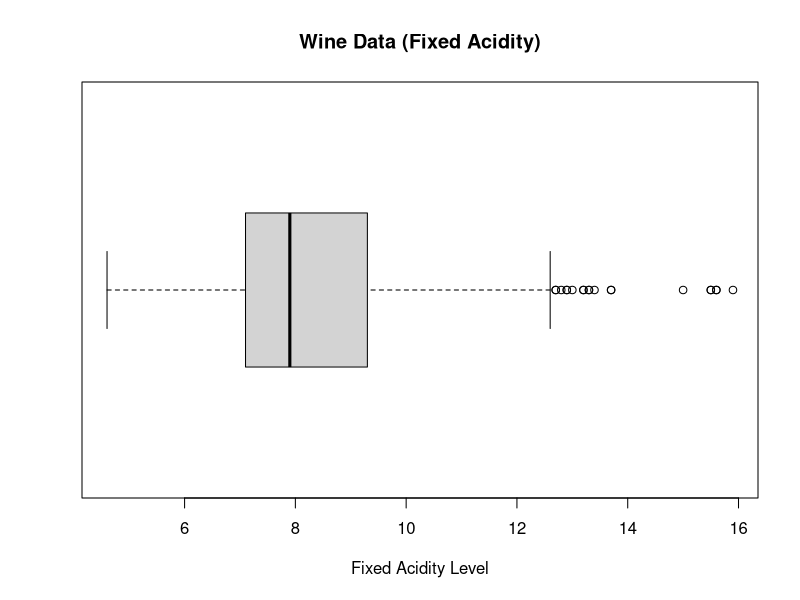
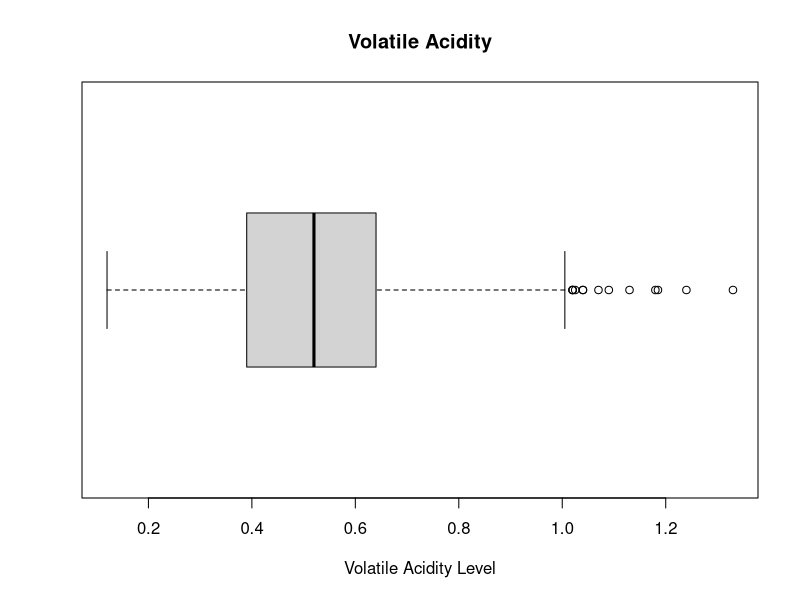
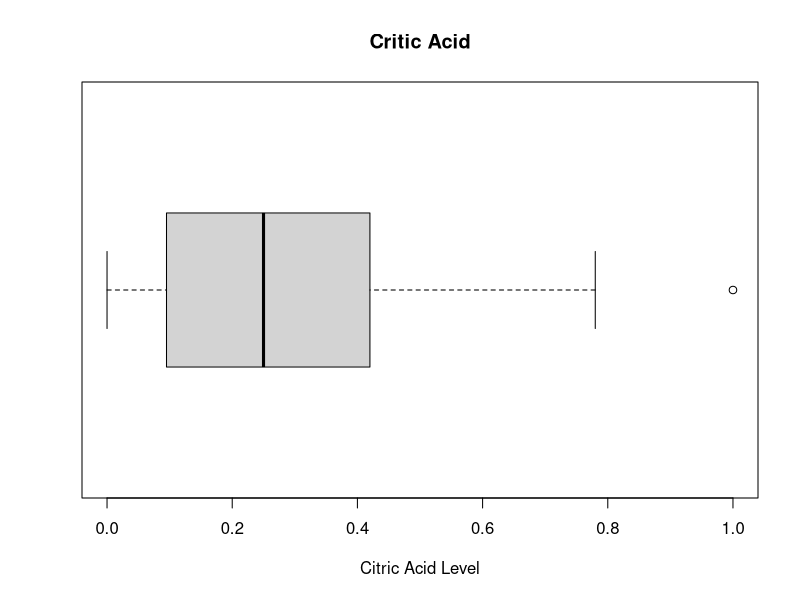
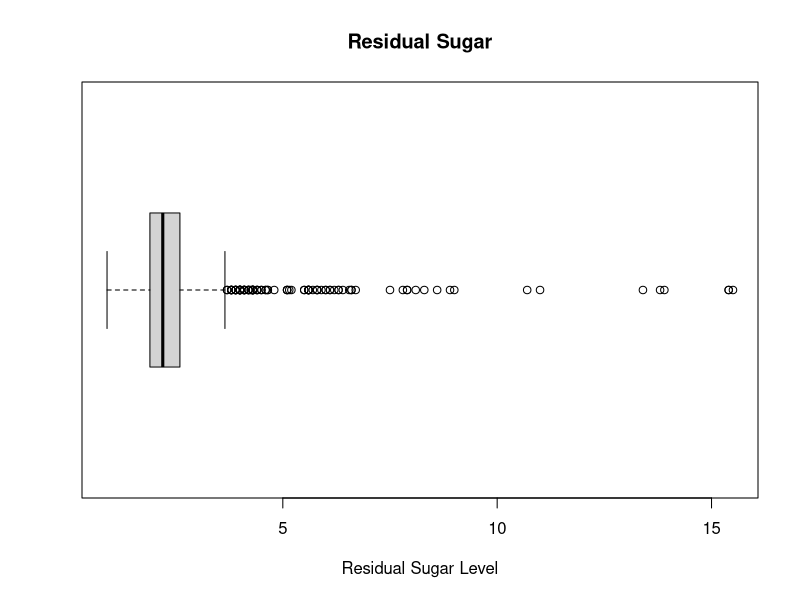
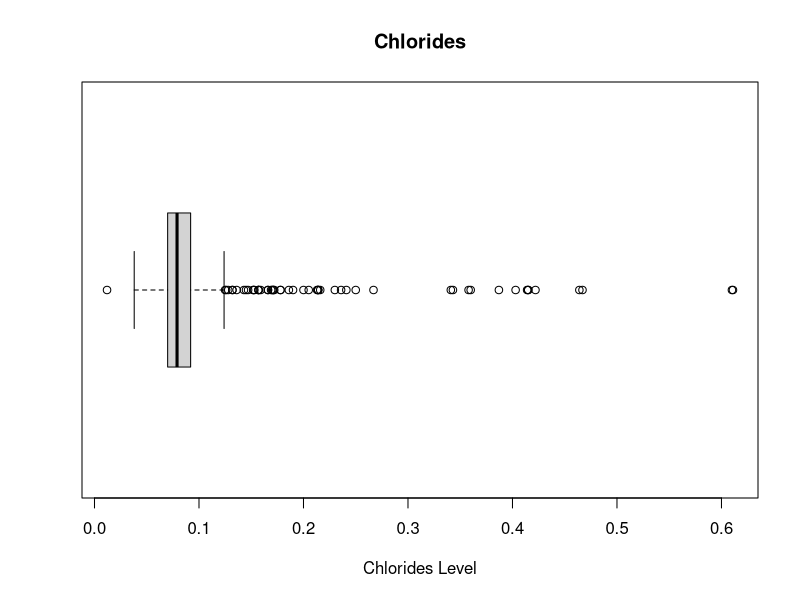
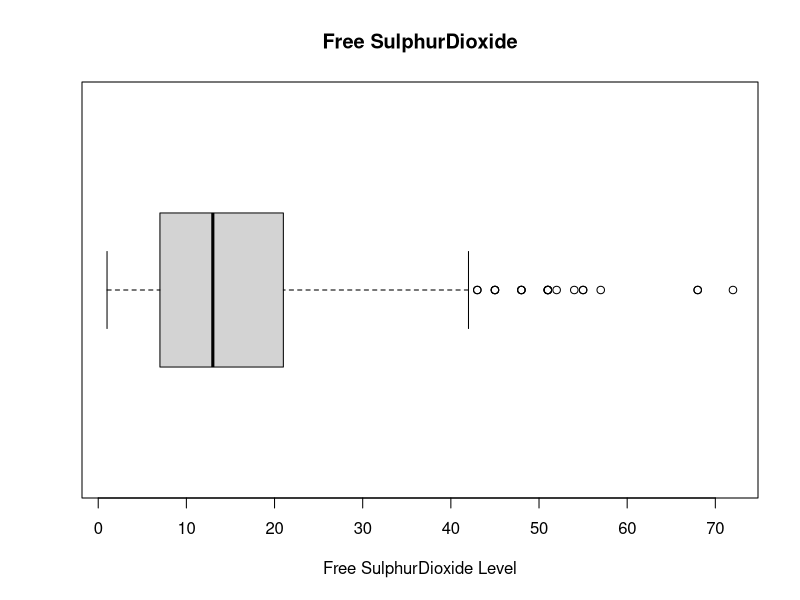
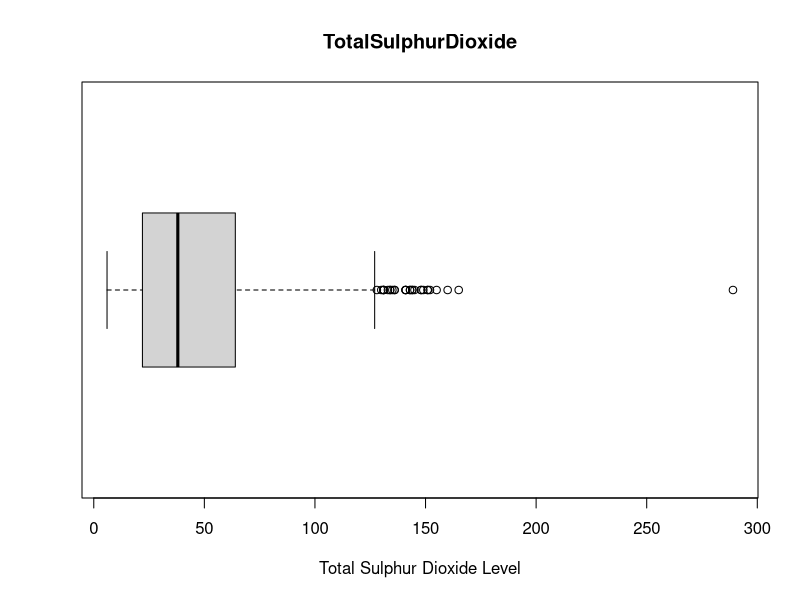
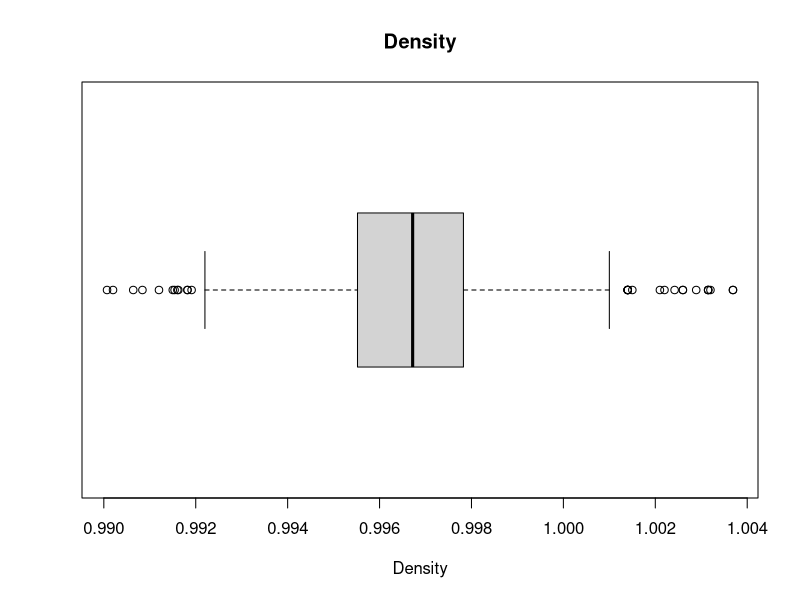

These figures' R source, in order:
###################
# Assignment 1 Q1 #
###################

# Load Data of Wine 
wine_data <- read.csv('assign1_WineData.csv')

##################################
# EDA (Exploratory Data Analysis)#
##################################

# Dimension of the data
dim(wine_data) # 1000 rows and 12 columns 

# Names of columns of the data
names(wine_data) 
# 'FixedAcidity' (4.6 - 15.9) - In fact, acids impart the sourness or tartness that is a fundamental feature in wine taste. 
# 'VolatileAcidity' (0.12 - 1.33) - Basically the process of wine turning into vinegar. 
# 'CitricAcid' (0.0 - 1.0)- Citric acid is found only in very minute quantities in wine grapes. 
# 'ResidualSugar' (0.9-15.5) - Refers to any natural grape sugars that are leftover after fermentation ceases 
# 'Chlorides'(0.012 - 0.611) - Cholorides Level 
# 'FreeSulphurDioxide' (1.00 - 72.00):  
#  A good winemaker will try to get the highest proportion of free sulphur 
#  to bound that he can. At best this will be about half the amount bound.
# 'TotalSulphurDioxide' (6.00 - 289.00) - 
# 'Density' (0.9901 - 1.0037) - 
# 'pH' (2.74 - 4.01) - pH Level of wine usually from 2.6 - 5.0 
# 'Sulphates' (0.37 - 2.00) - Sulphates Level
# 'Alcohol' (8.4- 14.9) - Alcohol Level 
# 'Quality' (3.00 - 8.00) (Target) 

# Structure of data 
str(wine_data) 

# Summary of Data
summary(wine_data)

# Head of Data (6)
head(wine_data)

# Tail of Data (6)
tail(wine_data)

#########################
# Data Visualization    #
#########################

help(boxplot)

# Boxplot - Fixed Acidity 
boxplot(wine_data$FixedAcidity, horizontal = T, 
        main="Wine Data (Fixed Acidity)", 
        xlab="Fixed Acidity Level")

# Boxplot - Volatile Acidity 
boxplot(wine_data$VolatileAcidity, horizontal = T, 
        main="Volatile Acidity", 
        xlab='Volatile Acidity Level')

# Boxplot - Citric Acid
boxplot(wine_data$CitricAcid, horizontal = T, 
        main="Critic Acid", 
        xlab='Citric Acid Level')

# Boxplot - Residual Sugar 
boxplot(wine_data$ResidualSugar, horizontal = T, main="Residual Sugar", 
        xlab='Residual Sugar Level')

# Boxplot - Chlorides 
boxplot(wine_data$Chlorides, horizontal = T, main="Chlorides", 
        xlab='Chlorides Level')

# Boxplot - FreeSulphurDioxide 
boxplot(wine_data$FreeSulphurDioxide, horizontal = T, main="Free SulphurDioxide", 
        xlab='Free SulphurDioxide Level')

# Boxplot - Total Sulphur Dioxide 
boxplot(wine_data$TotalSulphurDioxide, horizontal = T, main="TotalSulphurDioxide", 
        xlab='Total Sulphur Dioxide Level')

# Boxplot - Density
boxplot(wine_data$Density, horizontal = T, main='Density',
        xlab='Density')

# Boxplot - pH
boxplot(wine_data$pH, horizontal = T, main="Wine Data (PH)", 
        xlab="pH Level")

### Plotting Linear Regression Model For Each Columns
par(mfrow = c(4,3))
for (i in c(1:11)) {
  plot(wine_data[, i], jitter(wine_data[, "Quality"]), xlab = names(wine_data)[i],
       ylab = "Quality", col = "blue", cex = 0.8, cex.lab = 1.3)
  abline(lm(wine_data[, "Quality"] ~ wine_data[ ,i]), lty = 2, lwd = 2)
}
par(mfrow = c(1, 1))

##############################################################
# Learning as of the Linear Regression Model for each chart: 
# As VolatileAcidity Level increase, the quality is expected to decrease
# As Chlorides Level increases, the quality is expected to decrease
# As CitricAcid Level increases, the quality is expected to increase
# As Fixed Acidity Level increases, the quality is expected to slightly increase
# As Density Level increases, the quality is expected to drop slightly 
# Residual Sugar, FreeSulphurDioxide, pH is not a big factor in part to increase quality 
# As TotalSulphurDioxide increases, the quality is expected to drop
# As the Sulphates Level increases, the quality is expected to increase
# As the Alcohol Level increases, the quality is expected to increase 
##############################################################


##########################
# Correlation            #
##########################
library(corrplot)
cor_wine_data <- cor(wine_data)
corrplot.mixed(cor_wine_data)

##############################################################
# Learning: 
# Fixed Acidity has a weak relationship with Quality
# Residual Sugar has a weak relationship with Quality
# FreeSulphurDioxide has a weak relationship with Quality
# Chlorides has a weak relationship with quality
# pH has a weak relationship with quality 
##############################################################

##########################
# Linear Model           #
##########################

lmfit <- lm(Quality ~ ., data=wine_data)
# Summary of the linear model
summary(lmfit)

# Residual Standard Error: 0.6584 on 988 degrees of freedom
# Multiple R-squared:  0.348 && Adjusted R-squared:  0.3407 

#Lowest Significance and Probability Variable
# FixedAcidity 

# Remove Fixed Acidity
lmfit2 <- update(lmfit, ~. - FixedAcidity, data=wine_data)
summary(lmfit2)

# Residual standard error: 0.6581 on 989 degrees of freedom
# Multiple R-squared:  0.3479,	Adjusted R-squared:  0.3413 

#Lowest Significance and Probability Variable
# CriticAcid

# Remove Critic Acid
lmfit3 <- update(lmfit2, ~. - CitricAcid, data=wine_data)
summary(lmfit3)

# Residual standard error: 0.6578 on 990 degrees of freedom
# Multiple R-squared:  0.3479,	Adjusted R-squared:  0.3419 

# Lowest Significance and Probability Variable
# ResidualSugar 

lmfit4 <- update(lmfit3, ~. - ResidualSugar, data=wine_data)
summary(lmfit4)

# Residual standard error: 0.6578 on 991 degrees of freedom
# Multiple R-squared:  0.3472,	Adjusted R-squared:  0.342 

# Lowest Significance and Probability Variable
# Density

lmfit5 <- update(lmfit4, ~. - Density, data=wine_data)
summary(lmfit5)

# Residual standard error: 0.6576 on 992 degrees of freedom
# Multiple R-squared:  0.3469,	Adjusted R-squared:  0.3423

# Lowest Significance and Probability Variable
# FreeSulphurDioxide 

lmfit6 <- update(lmfit5, ~. - FreeSulphurDioxide, data=wine_data)
summary(lmfit6)

# Residual standard error: 0.6586 on 993 degrees of freedom
# Multiple R-squared:  0.3443,	Adjusted R-squared:  0.3403  

# Realize that the Adjusted R square dropped! This mean that we have pretty
# much removed all the values that are really insignificant. 

# Thus we will use lmfit5 

plot(lmfit5)

# Which plot is the most non linear? 
lmfit7 <- update(lmfit5, ~. + I(Sulphates^2), data=wine_data)
summary(lmfit7)

# Residual standard error: 0.6467 on 991 degrees of freedom
# Multiple R-squared:  0.3691,	Adjusted R-squared:  0.364 

lmfit8 <- update(lmfit7, ~. - FreeSulphurDioxide, data=wine_data)
summary(lmfit8)

# Residual standard error: 0.6472 on 992 degrees of freedom
# Multiple R-squared:  0.3675,	Adjusted R-squared:  0.363

lmfit9 <- update(lmfit8, ~. + I(pH^2), data=wine_data)
summary(lmfit9)

# However, not all the values are significant now! 

cd <- cooks.distance(lmfit9)
wine_data.clean <- wine_data[abs(cd) < 4/nrow(wine_data),]
nrow(wine_data.clean)

lmfit10 <- lm(formula(lmfit9), data=wine_data.clean)
summary(lmfit10)

# Residual standard error: 0.5629 on 939 degrees of freedom
# Multiple R-squared:  0.4386,	Adjusted R-squared:  0.4326

###################
# Assignment 1 Q2 #
###################

# Load Data of Cars 
car_data <- read.csv('assign1_CarData.csv')

##################################
# EDA (Exploratory Data Analysis)#
##################################

# Dimensions
dim(car_data) # 300 rows and 6 columns

# Names
names(car_data)

# Structure of the Data
str(car_data)

# Head of the Data
head(car_data)

# Tail of the data 
tail(car_data)

# Summary of the data 
summary(car_data)

# Learnings

########################################################
# Cyclinders - Minimum: 3, Max: 8, Mean: 5.573
# Displacement - Minimum: 107, Max: 455, Mean: 200.8
# HorsePower - Minimum: 46, Max: 230, Mean: 106.3
# Weight - Minimum: 1649, Max: 5140, Mean: 3035
# Acceleration - Min: 8.00, Max: 23.7, Mean: 15.46
# Mpg - Min: 9.00, Max: 46.6, Mean: 21.55 (Target)
#########################################################

#########################
# Data Visualization    #
#########################

par(mfrow = c(4,3))
for (i in c(1:5)) {
  plot(car_data[, i], jitter(car_data[, "mpg"]), xlab = names(car_data)[i],
       ylab = "mpg", col = "blue", cex = 0.8, cex.lab = 1.3)
  abline(lm(car_data[, "mpg"] ~ car_data[ ,i]), lty = 2, lwd = 2)
}
par(mfrow = c(1, 1))

##########################
# Correlation            #
##########################
library(corrplot)
cor_car_data <- cor(car_data)
corrplot.mixed(cor_car_data)

################################################
# Learning:
# Mpg is heavily correlated to cylinders, displacement, horsepower and weight
# Acceleration is not that highly correlated
################################################

##########################
# Linear Model           #
##########################

lmfit <- lm(mpg ~ ., data=car_data)
# Summary of the linear model
summary(lmfit)

# Residual standard error: 4.273 on 294 degrees of freedom
# Multiple R-squared:  0.7166,	Adjusted R-squared:  0.7118


# Least Significantce and Highest Probability of Going 0
# Acceleration

lmfit2 <- update(lmfit, ~. - acceleration, data = car_data)
# Summary of the linear model
summary(lmfit2)

# Residual standard error: 4.266 on 295 degrees of freedom
# Multiple R-squared:  0.7165,	Adjusted R-squared:  0.7127 

# Least Significantce and Highest Probability of Going 0
# Cylinders 

lmfit3 <- update(lmfit2, ~. - cylinders, data = car_data)
summary(lmfit3)

# Residual standard error: 4.261 on 296 degrees of freedom
# Multiple R-squared:  0.7163,	Adjusted R-squared:  0.7134 

# Least Significance and Highest Probability of Going 0
# displacement

lmfit4 <- update(lmfit3, ~. - displacement, data = car_data)
summary(lmfit4)

# Residual standard error: 4.265 on 297 degrees of freedom
# Multiple R-squared:  0.7149,	Adjusted R-squared:  0.7129 

# Now is the decision between having variables that are more significant 
# or having a Adjusted R-squared. Personally, for me, the adjusted R-square
# decrease was only 0.005 which is insignificance compared to getting
# more significance variable and thus i will still use lmfit4

lmfit5 <- update(lmfit4, ~. + I(horsepower^2), data=car_data)
summary(lmfit5)

lmfit6 <- update(lmfit5, ~. + I(weight^2), data=car_data)
summary(lmfit6)

# Combine both
lmfit7 <- update(lmfit6, ~. + horsepower:weight, data=car_data)
summary(lmfit7)

# When we combined them both, we found out that it became insignificant,
# thus i will not use the combined lmfit for my best model

# Plot lmfit6

plot(lmfit6)

cd <- cooks.distance(lmfit6)
car_data.clean <- car_data[abs(cd) < 4/nrow(car_data),]
nrow(car_data.clean)

lmfit7 <- lm(formula(lmfit6), data=car_data.clean)
summary(lmfit7)

# Residual standard error: 3.076 on 275 degrees of freedom
# Multiple R-squared:  0.8291,	Adjusted R-squared:  0.8266
# Best Model! :)